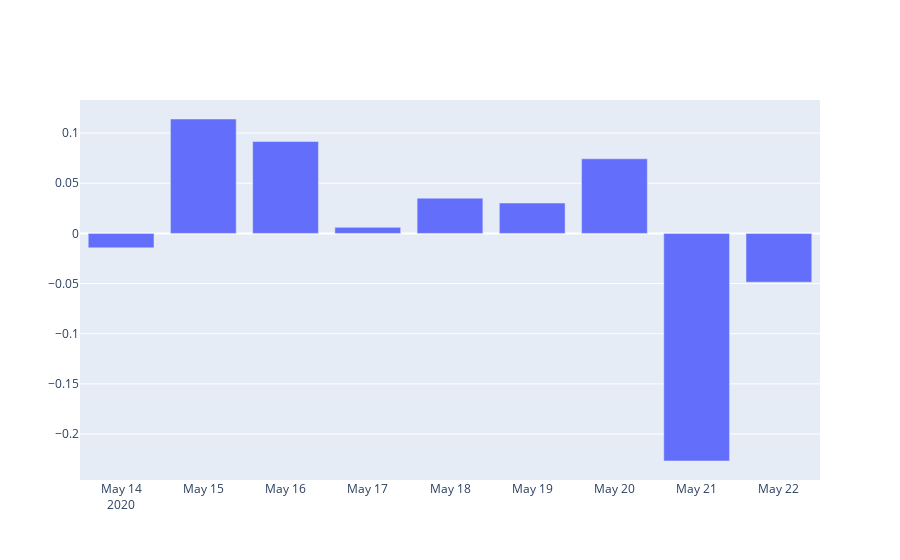

Notebook code cell kept with this figure:
### Code cell
import pandas as pd
import sqlalchemy
import pymysql
from sqlalchemy import create_engine
engine = create_engine('mysql+pymysql://root:zipcoder@localhost/twitter')
twitter_df = pd.read_sql("sentiments", con = engine)
twitter_df_date = twitter_df
twitter_df_date['Date'] = twitter_df_date['time_stamp'].astype(int)/(1000)
twitter_df_date['Date'] = twitter_df_date['Date'].map(lambda a: datetime.fromtimestamp(a).isoformat()[0:10])
twitter_df_avgSent = twitter_df_date.astype({'score': 'float'}).groupby("Date").agg({"score":"mean"})
twitter_df_avgSent.index
import plotly.graph_objects as go
y = twitter_df_avgSent["score"]
x = twitter_df_avgSent.index
fig = go.Figure(data=go.Bar(y=y,x=x))
fig.show()

### Figure 1 — Plotly figure (JSON) as saved in the notebook; plotly's stock layout.template omitted (floating-point values rounded to 4 significant figures)
{"data": [{"type": "bar", "x": ["2020-05-14", "2020-05-15", "2020-05-16", "2020-05-17", "2020-05-18", "2020-05-19", "2020-05-20", "2020-05-21", "2020-05-22"], "y": [-0.01442, 0.114, 0.09167, 0.006041, 0.03514, 0.03027, 0.07437, -0.2268, -0.04863]}], "layout": {}}
